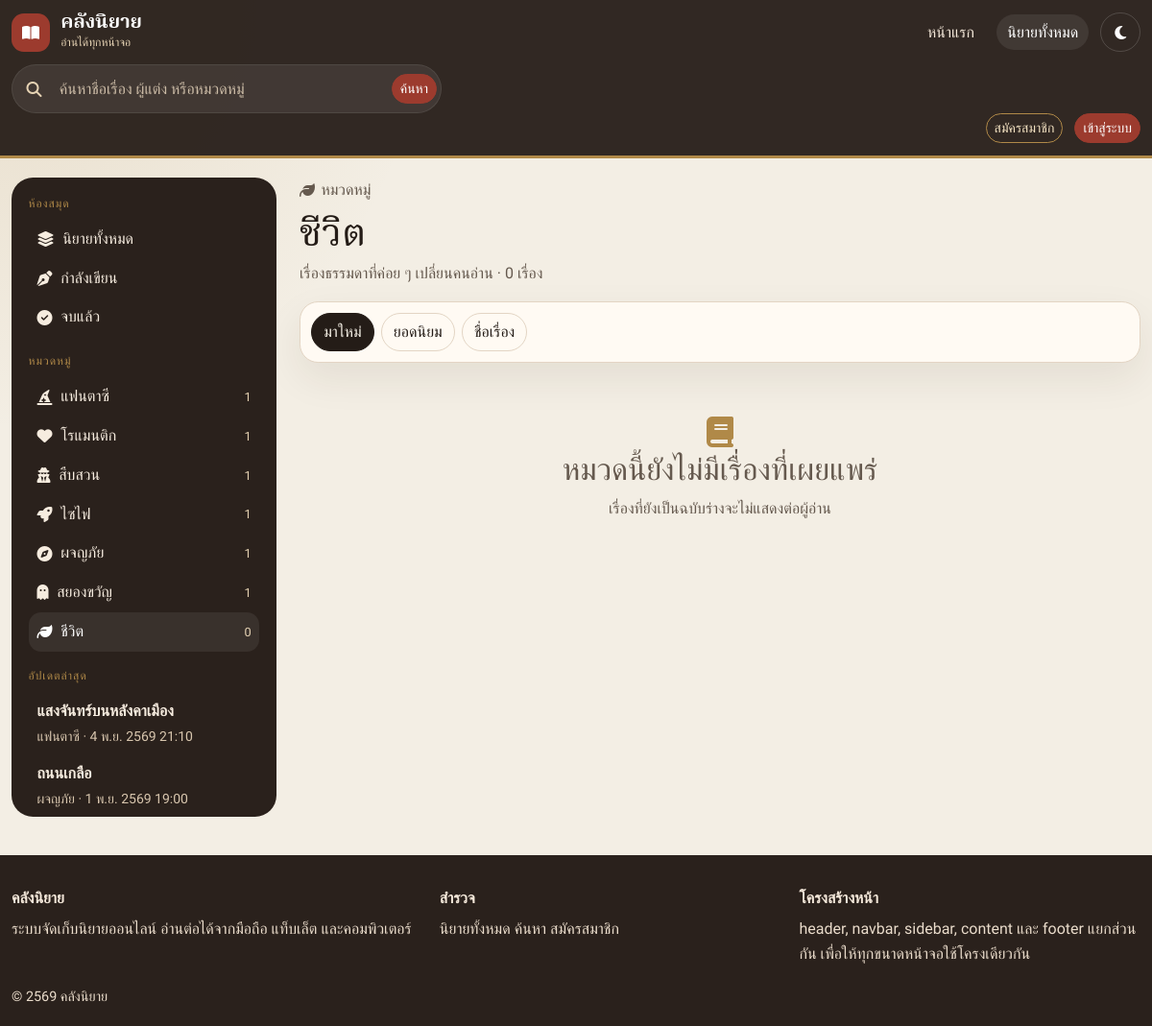
The app's page /index.php?page=category&slug=life with its own data.
### tables this page shows
CREATE TABLE categories (
    id INT UNSIGNED NOT NULL AUTO_INCREMENT,
    name VARCHAR(80) NOT NULL,
    slug VARCHAR(120) NOT NULL,
    description VARCHAR(255) NOT NULL DEFAULT '',
    icon VARCHAR(60) NOT NULL DEFAULT 'fa-book',
    sort_order INT NOT NULL DEFAULT 0,
    created_at DATETIME NOT NULL DEFAULT CURRENT_TIMESTAMP,
    PRIMARY KEY (id),
    UNIQUE KEY uq_categories_slug (slug)
);

CREATE TABLE novels (
    id INT UNSIGNED NOT NULL AUTO_INCREMENT,
    title VARCHAR(200) NOT NULL,
    slug VARCHAR(220) NOT NULL,
    author_name VARCHAR(120) NOT NULL,
    category_id INT UNSIGNED NOT NULL,
    synopsis TEXT NOT NULL,
    cover_image VARCHAR(255) DEFAULT NULL,
    status ENUM('ongoing', 'completed', 'hiatus') NOT NULL DEFAULT 'ongoing',
    is_published TINYINT(1) NOT NULL DEFAULT 1,
    view_count INT UNSIGNED NOT NULL DEFAULT 0,
    created_by INT UNSIGNED DEFAULT NULL,
    created_at DATETIME NOT NULL DEFAULT CURRENT_TIMESTAMP,
    updated_at DATETIME NOT NULL DEFAULT CURRENT_TIMESTAMP ON UPDATE CURRENT_TIMESTAMP,
    PRIMARY KEY (id),
    UNIQUE KEY uq_novels_slug (slug),
    KEY idx_novels_category (category_id),
    KEY idx_novels_pub_updated (is_published, updated_at),
    CONSTRAINT fk_novels_category FOREIGN KEY (category_id) REFERENCES categories (id) ON UPDATE CASCADE ON DELETE RESTRICT,
    CONSTRAINT fk_novels_user FOREIGN KEY (created_by) REFERENCES users (id) ON UPDATE CASCADE ON DELETE SET NULL
);

### includes/library.php (called while the page is built, shortened)
<?php
function novel_select_sql(): string
{
    return 'SELECT n.id, n.title, n.slug, n.author_name, n.category_id, n.synopsis, n.cover_image,
                   n.status, n.is_published, n.view_count, n.created_by, n.created_at, n.updated_at,
                   c.name AS category_name, c.slug AS category_slug, c.icon AS category_icon,
                   (SELECT COUNT(*) FROM chapters ch WHERE ch.novel_id = n.id AND ch.is_published = 1) AS chapter_count,
                   (SELECT COUNT(*) FROM chapters ch2 WHERE ch2.novel_id = n.id) AS chapter_total
            FROM novels n
            INNER JOIN categories c ON c.id = n.category_id';
}
function novel_from_sql(): string
{
    return 'FROM novels n INNER JOIN categories c ON c.id = n.category_id';
}
function novel_filters(array $filters): array
{
    $where = [];
    $params = [];
    if (empty($filters['include_unpublished'])) {
        $where[] = 'n.is_published = 1';
    }
    if (!empty($filters['category'])) {
        $where[] = 'c.slug = ?';
        $params[] = (string) $filters['category'];
    }
    $order = match ($filters['sort'] ?? 'new') {
        'popular' => 'n.view_count DESC, n.updated_at DESC',
        'title' => 'n.title ASC',
        'old' => 'n.created_at ASC',
        default => 'n.updated_at DESC',
    };
    return [$where, $params, $order];
}
function query_novels(array $filters, int $limit, int $offset = 0): array
{
    [$where, $params, $order] = novel_filters($filters);
    $limit = max(1, min(60, $limit));
    $offset = max(0, $offset);
    $sql = novel_select_sql()
        . ' WHERE ' . implode(' AND ', $where)
        . ' ORDER BY ' . $order
        . ' LIMIT ' . $limit . ' OFFSET ' . $offset;
    $stmt = db()->prepare($sql);
    $stmt->execute($params);
    return $stmt->fetchAll();
}
function count_novels(array $filters): int
{
    [$where, $params] = novel_filters($filters);
    $sql = 'SELECT COUNT(*) ' . novel_from_sql() . ' WHERE ' . implode(' AND ', $where);
    $stmt = db()->prepare($sql);
    $stmt->execute($params);
    return (int) $stmt->fetchColumn();
}
function list_novels(array $filters): array
{
    $perPage = (int) ($filters['per_page'] ?? app_config()['app']['per_page'] ?? 9);
    $perPage = max(1, min(60, $perPage));
    $total = count_novels($filters);
    $pages = max(1, (int) ceil($total / $perPage));
    $page = max(1, min(10000, (int) ($filters['page'] ?? 1)));
    $rows = query_novels($filters, $perPage, ($page - 1) * $perPage);
    return [
        'rows' => $rows,
        'page' => $page,
        'pages' => $pages,
        'total' => $total,
        'per_page' => $perPage,
    ];
}
function categories_with_counts(): array
{
    $sql = 'SELECT c.*, COUNT(n.id) AS novel_count
            FROM categories c
            LEFT JOIN novels n ON n.category_id = c.id AND n.is_published = 1
            GROUP BY c.id
            ORDER BY c.sort_order ASC, c.name ASC';
    return db()->query($sql)->fetchAll();
}
function find_category_by_slug(string $slug): ?array
{
    $stmt = db()->prepare('SELECT * FROM categories WHERE slug = ?');
    $stmt->execute([$slug]);
    $row = $stmt->fetch();
    return $row ?: null;
}
function latest_novels(int $limit = 8): array
{
    return query_novels(['sort' => 'new'], $limit);
}

### config/config.php (called while the page is built, shortened)
<?php
return [
    'db' => [
        'host' => getenv('NOVEL_DB_HOST') ?: '127.0.0.1',
        'port' => (int) (getenv('NOVEL_DB_PORT') ?: 3306),
        'name' => getenv('NOVEL_DB_NAME') ?: 'novel_library',
        'user' => getenv('NOVEL_DB_USER') ?: 'novel_user',
        'pass' => getenv('NOVEL_DB_PASS') ?: 'NovelLib@2026',
        'charset' => 'utf8mb4',
    ],
    'app' => [
        'name' => 'คลังนิยาย',
        'tagline' => 'จัดเก็บ อ่าน และเปิดต่อได้บนมือถือ แท็บเล็ต และคอมพิวเตอร์',
        'timezone' => 'Asia/Bangkok',
        'session_name' => 'klangniyai',
        'debug' => false,
        'show_demo_accounts' => true,
        'per_page' => 9,
    ],
];

### includes/bootstrap.php (called while the page is built, shortened)
<?php
function app_config(): array
{
    static $config = null;
    if ($config === null) {
        $loaded = require APP_ROOT . '/config/config.php';
        $config = is_array($loaded) ? $loaded : [];
    }
    return $config;
}
$config = app_config();
require APP_ROOT . '/includes/functions.php';
require APP_ROOT . '/includes/library.php';

### content/category.php (the view, shortened to what this page needs)
<?php
$slug = trim((string) ($_GET['slug'] ?? ''));
$category = $slug === '' ? null : find_category_by_slug($slug);
$sort = (string) ($_GET['sort'] ?? 'new');
$result = list_novels([
    'category' => $category['slug'],
    'sort' => $sort,
    'page' => (int) ($_GET['p'] ?? 1),
]);
?>
<div class="page-heading">
    <p class="eyebrow"><i class="<?= e(icon_class((string) $category['icon'])) ?>" aria-hidden="true"></i> หมวดหมู่</p>
    <h1><?= e($category['name']) ?></h1>
    <p><?= e((string) $category['description']) ?> · <?= number_format($result['total']) ?> เรื่อง</p>
</div>
<div class="filter-bar">
    <?php foreach (['new' => 'มาใหม่', 'popular' => 'ยอดนิยม', 'title' => 'ชื่อเรื่อง'] as $value => $label): ?>
        <a class="chip<?= $sort === $value ? ' is-active' : '' ?>" href="<?= e(url('category', ['slug' => $category['slug'], 'sort' => $value])) ?>"><?= e($label) ?></a>
    <?php endforeach; ?>
</div>
<?php if ($result['rows'] === []): ?>
    <?php render_empty('fa-book', 'หมวดนี้ยังไม่มีเรื่องที่เผยแพร่', 'เรื่องที่ยังเป็นฉบับร่างจะไม่แสดงต่อผู้อ่าน'); ?>
<?php endif; ?>

### includes/sidebar.php (shortened to what this page needs)
<?php
if (!isset($sidebarData)) {
    $sidebarData = [
        'categories' => categories_with_counts(),
        'latest' => latest_novels(5),
    ];
}
if (!function_exists('render_sidebar_menu')) {
    function render_sidebar_menu(array $sidebarData): void
    {
        global $page;
        $currentCategory = ($page ?? '') === 'category' ? (string) ($_GET['slug'] ?? '') : '';
        $status = ($page ?? '') === 'novels' ? (string) ($_GET['status'] ?? '') : '';
        ?>
        <p class="sidebar-kicker">ห้องสมุด</p>
        <nav class="sidebar-nav" aria-label="ทางลัดในคลัง">
            <a class="<?= $status === '' && ($page ?? '') === 'novels' ? 'is-active' : '' ?>" href="<?= e(url('novels')) ?>">
                <i class="fa-solid fa-layer-group" aria-hidden="true"></i> นิยายทั้งหมด
            </a>
            <a class="<?= $status === 'ongoing' ? 'is-active' : '' ?>" href="<?= e(url('novels', ['status' => 'ongoing'])) ?>">
                <i class="fa-solid fa-pen-nib" aria-hidden="true"></i> กำลังเขียน
            </a>
            <a class="<?= $status === 'completed' ? 'is-active' : '' ?>" href="<?= e(url('novels', ['status' => 'completed'])) ?>">
                <i class="fa-solid fa-circle-check" aria-hidden="true"></i> จบแล้ว
            </a>
        </nav>
        <p class="sidebar-kicker">หมวดหมู่</p>
        <nav class="sidebar-nav" aria-label="หมวดหมู่">
            <?php foreach ($sidebarData['categories'] as $category): ?>
                <a class="<?= $currentCategory === $category['slug'] ? 'is-active' : '' ?>" href="<?= e(url('category', ['slug' => $category['slug']])) ?>">
                    <i class="<?= e(icon_class((string) $category['icon'])) ?>" aria-hidden="true"></i>
                    <span><?= e($category['name']) ?></span>
                    <em><?= number_format((int) $category['novel_count']) ?></em>
                </a>
            <?php endforeach; ?>
        </nav>
        <p class="sidebar-kicker">อัปเดตล่าสุด</p>
        <ul class="latest-list">
            <?php foreach ($sidebarData['latest'] as $novel): ?>
                <li>
                    <a href="<?= e(url('novel', ['slug' => $novel['slug']])) ?>">
                        <strong><?= e($novel['title']) ?></strong>
                        <small><?= e($novel['category_name']) ?> · <?= e(thai_datetime((string) $novel['updated_at'])) ?></small>
                    </a>
                </li>
            <?php endforeach; ?>
        </ul>
        <?php
    }
}
$mode = $sidebarMode ?? 'desktop';
if ($mode === 'offcanvas'): ?>
    <div class="offcanvas offcanvas-start sidebar-offcanvas" tabindex="-1" id="sidebarOffcanvas" aria-labelledby="sidebarOffcanvasLabel">
        <div class="offcanvas-header">
            <h2 class="offcanvas-title" id="sidebarOffcanvasLabel">สารบัญคลัง</h2>
            <button type="button" class="btn-close btn-close-white" data-bs-dismiss="offcanvas" aria-label="ปิด"></button>
        </div>
        <div class="offcanvas-body">
            <?php render_sidebar_menu($sidebarData); ?>
        </div>
    </div>
<?php else: ?>
    <aside class="sidebar" aria-label="สารบัญ">
        <?php render_sidebar_menu($sidebarData); ?>
    </aside>
<?php endif; ?>

### assets/css/style.css (style rules this page uses)
:root { --paper: #f3eee4; --paper-2: #fffaf3; --ink: #241c17; --ink-soft: #65594e; --line: #e3d5c4; --seal: #9c3b2e; --seal-dark: #7d2d23; --gold: #b08948; --wood: #2a211c; --wood-2: #3b2e26; --sidebar-text: #f6ecdf; --shadow: 0 16px 40px rgba(55, 34, 18, 0.08); --reader-size: 19px; --serif: "Noto Serif Thai", "Times New Roman", serif; --sans: "Sarabun", "Segoe UI", sans-serif; --topbar-offset: 8.25rem; }
* { box-sizing: border-box; }
html { scroll-behavior: smooth; }
body { margin: 0; min-height: 100vh; background: radial-gradient(circle at top left, rgba(176, 137, 72, 0.16), transparent 28rem), var(--paper); color: var(--ink); font-family: var(--sans); line-height: 1.65; }
a { color: var(--seal); text-decoration: none; }
.sidebar, .sidebar-offcanvas { background: var(--wood); color: var(--sidebar-text); border-radius: 1.4rem; padding: 1.1rem; }
.sidebar-kicker { margin: 1rem 0 0.4rem; color: var(--gold); font-size: 0.75rem; letter-spacing: 0.08em; text-transform: uppercase; }
.sidebar-kicker:first-child { margin-top: 0; }
.sidebar-nav a, .latest-list a { display: flex; align-items: center; gap: 0.55rem; color: var(--sidebar-text); border-radius: 0.8rem; padding: 0.45rem 0.55rem; }
.sidebar-nav a.is-active, .sidebar-nav a:hover, .latest-list a:hover { background: rgba(255, 255, 255, 0.07); color: white; }
.sidebar-nav a span { flex: 1; }
.sidebar-nav em { font-style: normal; color: #e6d3b4; font-size: 0.8rem; }
.latest-list { list-style: none; margin: 0; padding: 0; }
.latest-list a { align-items: flex-start; flex-direction: column; gap: 0.1rem; }
.latest-list strong { font-weight: 600; }
.latest-list small { color: #d8c6ae; }
@media (min-width: 992px) { .sidebar { position: sticky; top: var(--topbar-offset); max-height: calc(100vh - var(--topbar-offset) - 1rem); overflow: auto; } }
.eyebrow { display: inline-flex; align-items: center; gap: 0.4rem; color: #e6d3b4; margin-bottom: 0.4rem; }
.hero h1, .page-heading h1, .reader h1, .novel-detail h1 { font-family: var(--serif); line-height: 1.35; }
.section-head h2, .page-heading h1 { font-family: var(--serif); margin: 0; }
.continue-item, .panel, .auth-card, .filter-bar, .chapter-panel { background: var(--paper-2); border: 1px solid var(--line); border-radius: 1.2rem; box-shadow: var(--shadow); }
.continue-item small, .page-heading p, .empty-state p { color: var(--ink-soft); }
.filter-bar { display: flex; flex-wrap: wrap; gap: 0.45rem; padding: 0.7rem; margin: 1rem 0; }
.chip { border: 1px solid var(--line); background: transparent; color: var(--ink); border-radius: 999px; padding: 0.35rem 0.75rem; }
.chip.is-active { background: var(--ink); color: var(--paper); border-color: var(--ink); }
@media (min-width: 992px) { :root { --topbar-offset: 7.4rem; } }

### records on screen
categories: name "แฟนตาซี", novel_count "1"
categories: name "โรแมนติก", novel_count "1"
categories: name "สืบสวน", novel_count "1"
categories: name "ไซไฟ", novel_count "1"
categories: name "ผจญภัย", novel_count "1"
categories: name "สยองขวัญ", novel_count "1"
categories: name "ชีวิต", novel_count "0", description "เรื่องธรรมดาที่ค่อย ๆ เปลี่ยนคนอ่าน"
novels: title "แสงจันทร์บนหลังคาเมือง", category.name "แฟนตาซี", updated_at "4 พ.ย. 2569 21:10"
novels: title "ถนนเกลือ", category.name "ผจญภัย", updated_at "1 พ.ย. 2569 19:00"

### other values on screen
$appName "คลังนิยาย"
$result['total'] "0"
$label "มาใหม่"
$label "ยอดนิยม"
$label "ชื่อเรื่อง"
$title "หมวดนี้ยังไม่มีเรื่องที่เผยแพร่"
$text "เรื่องที่ยังเป็นฉบับร่างจะไม่แสดงต่อผู้อ่าน"
